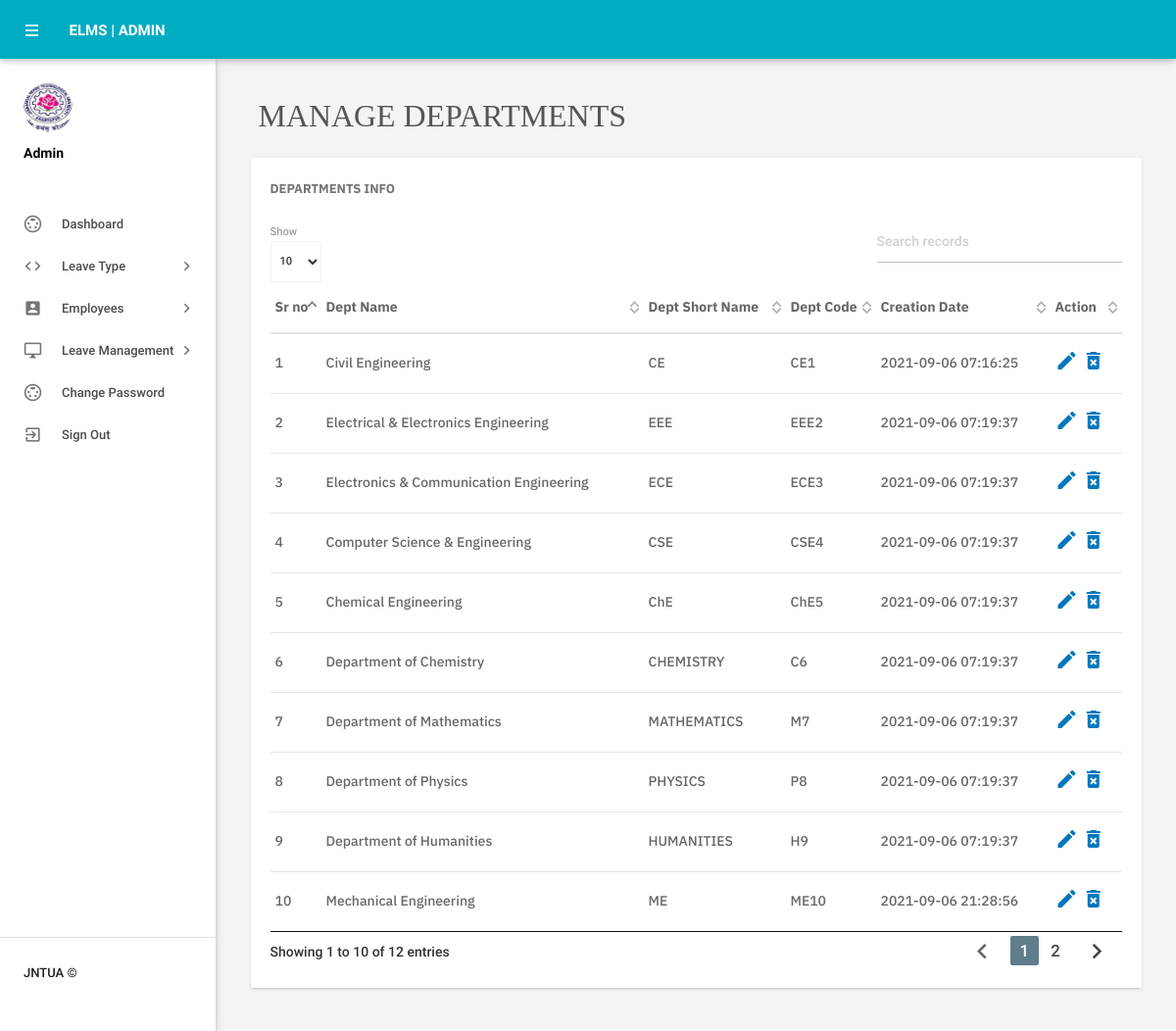
Page /elms/admin/managedepartments.php (signed in) on the committed database.
### tables this page shows
CREATE TABLE `tbldepartments` (
  `id` int(11) NOT NULL,
  `DepartmentName` varchar(150) DEFAULT NULL,
  `DepartmentShortName` varchar(100) DEFAULT NULL,
  `DepartmentCode` varchar(50) DEFAULT NULL,
  `CreationDate` timestamp NULL DEFAULT current_timestamp()
);

### elms/admin/managedepartments.php (the view, shortened to what this page needs)
<?php
include('includes/config.php');
if(strlen($_SESSION['alogin'])==0)
    {
header('location:index.php');
}
else{
    ?>
<!DOCTYPE html>
<html lang="en">
    <head>
        <link type="text/css" rel="stylesheet" href="../assets/plugins/materialize/css/materialize.min.css"/>
        <link href="../assets/plugins/material-preloader/css/materialPreloader.min.css" rel="stylesheet">
        <link href="../assets/plugins/datatables/css/jquery.dataTables.min.css" rel="stylesheet">
        <link href="../assets/css/alpha.min.css" rel="stylesheet" type="text/css"/>
        <link href="../assets/css/custom.css" rel="stylesheet" type="text/css"/>
    </head>
    <body>
       <?php include('includes/header.php');?>
       <?php include('includes/sidebar.php');?>
            <main class="mn-inner">
                <div class="row">
                    <div class="col s12">
                        <div class="page-title fb">
                            <center>
                            <h4 class="fb" >
                            Manage Departments
                            </h4>
                            </center>
                        </div>
                    </div>
                    <div class="col s12 m12 l12">
                        <div class="card">
                            <div class="card-content">
                                <span class="card-title fs">Departments Info</span>
                                <table id="example" class="display responsive-table ">
                                    <thead>
                                        <tr class="fs">
                                            <th>Sr no</th>
                                            <th>Dept Name</th>
                                            <th>Dept Short Name</th>
                                            <th>Dept Code</th>
                                            <th>Creation Date</th>
                                            <th>Action</th>
                                        </tr>
                                    </thead>
                                    <tbody>
<?php $sql = "SELECT * from tbldepartments";
$query = $dbh -> prepare($sql);
$query->execute();
$results=$query->fetchAll(PDO::FETCH_OBJ);
$cnt=1;
if($query->rowCount() > 0)
{
foreach($results as $result)
{               ?>
                                        <tr class="fs">
                                            <td> <?php echo htmlentities($cnt);?></td>
                                            <td><?php echo htmlentities($result->DepartmentName);?></td>
                                            <td><?php echo htmlentities($result->DepartmentShortName);?></td>
                                            <td><?php echo htmlentities($result->DepartmentCode);?></td>
                                            <td><?php echo htmlentities($result->CreationDate);?></td>
                                            <td><a href="editdepartment.php?deptid=<?php echo htmlentities($result->id);?>"><i class="material-icons">mode_edit</i></a><a href="managedepartments.php?del=<?php echo htmlentities($result->id);?>" onclick="return confirm('Do you want to delete');"> <i class="material-icons">delete_forever</i></a></td>
                                        </tr>
                                         <?php $cnt++;} }?>
                                    </tbody>
                                </table>
                            </div>
                        </div>
                    </div>
                </div>
            </main>
        </div>
        <div class="left-sidebar-hover"></div>
    </body>
</html>
<?php } ?>

### elms/admin/managedepartments.php (style rules this page uses)
.fb { font-family: 'Bitter', serif; }
.fs { font-family: 'IBM Plex Sans', sans-serif; }

### rows in the picture
tbldepartments: DepartmentName "Civil Engineering", DepartmentShortName "CE", DepartmentCode "CE1", CreationDate "2021-09-06 07:16:25"
tbldepartments: DepartmentName "Electrical & Electronics Engineering", DepartmentShortName "EEE", DepartmentCode "EEE2", CreationDate "2021-09-06 07:19:37"
tbldepartments: DepartmentName "Electronics & Communication Engineering", DepartmentShortName "ECE", DepartmentCode "ECE3", CreationDate "2021-09-06 07:19:37"
tbldepartments: DepartmentName "Computer Science & Engineering", DepartmentShortName "CSE", DepartmentCode "CSE4", CreationDate "2021-09-06 07:19:37"
tbldepartments: DepartmentName "Chemical Engineering", DepartmentShortName "ChE", DepartmentCode "ChE5", CreationDate "2021-09-06 07:19:37"
tbldepartments: DepartmentName "Department of Chemistry", DepartmentShortName "CHEMISTRY", DepartmentCode "C6", CreationDate "2021-09-06 07:19:37"
tbldepartments: DepartmentName "Department of Mathematics", DepartmentShortName "MATHEMATICS", DepartmentCode "M7", CreationDate "2021-09-06 07:19:37"
tbldepartments: DepartmentName "Department of Physics", DepartmentShortName "PHYSICS", DepartmentCode "P8", CreationDate "2021-09-06 07:19:37"
tbldepartments: DepartmentName "Department of Humanities", DepartmentShortName "HUMANITIES", DepartmentCode "H9", CreationDate "2021-09-06 07:19:37"
tbldepartments: DepartmentName "Mechanical Engineering", DepartmentShortName "ME", DepartmentCode "ME10", CreationDate "2021-09-06 21:28:56"
